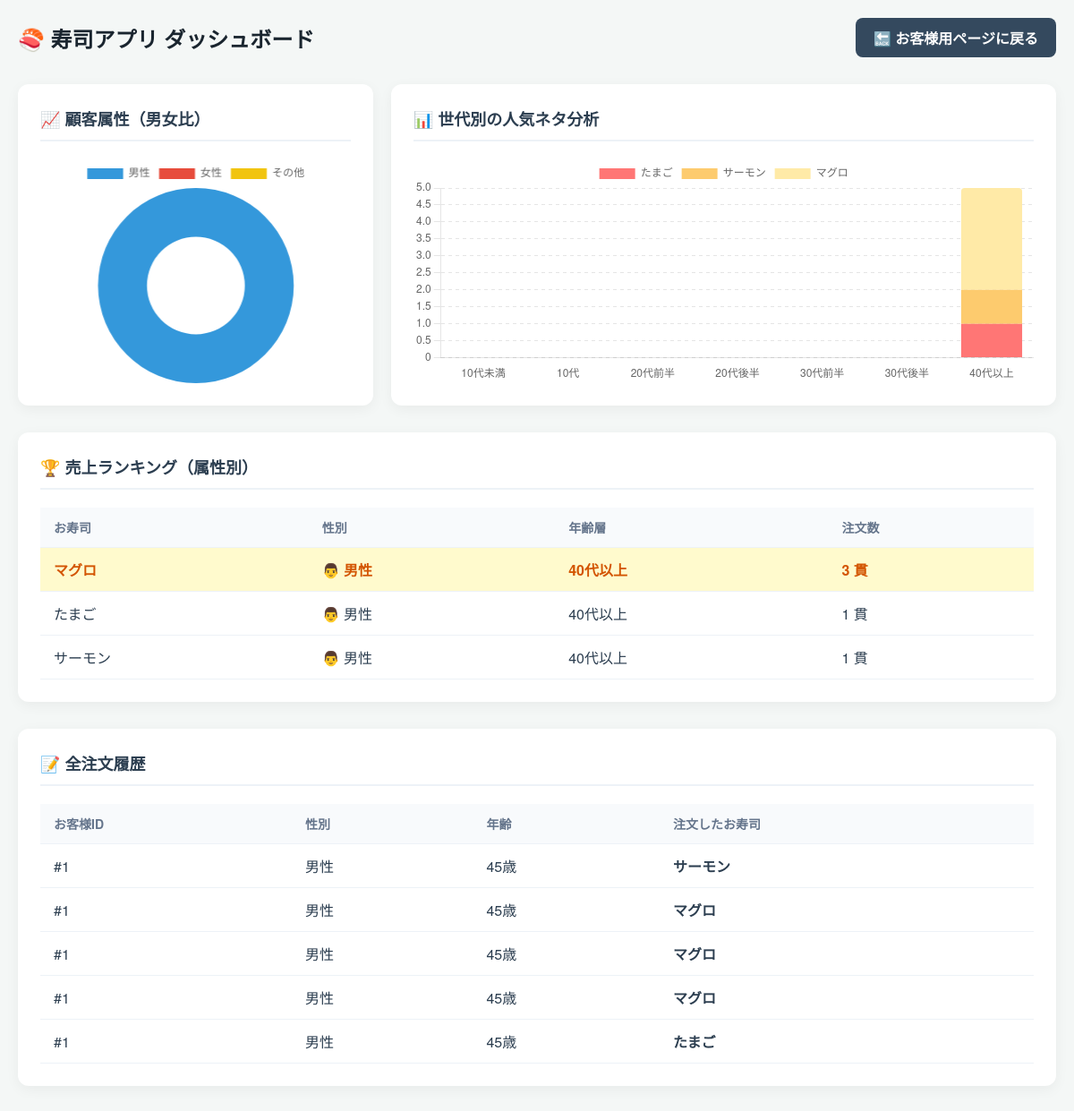
The page /admin on the database its author committed.
### tables this page shows
CREATE TABLE orders (
            id INTEGER PRIMARY KEY AUTOINCREMENT,
            user_id INTEGER,
            sushi_name TEXT,
            price INTEGER
        );

CREATE TABLE users (
            id INTEGER PRIMARY KEY AUTOINCREMENT,
            username TEXT,
            gender TEXT,
            age INTEGER
        );

### app.py (the view)
@app.route('/admin')
def admin():
    conn = sqlite3.connect('sushi_app.db')
    c = conn.cursor()
    c.execute('SELECT users.id, users.gender, users.age, orders.sushi_name FROM users JOIN orders ON users.id = orders.user_id')
    all_data = c.fetchall()
    c.execute('''
        SELECT orders.sushi_name, users.gender,
            CASE
                WHEN users.age < 10 THEN '10代未満'
                WHEN users.age >= 10 AND users.age < 20 THEN '10代'
                WHEN users.age >= 20 AND users.age < 25 THEN '20代前半'
                WHEN users.age >= 25 AND users.age < 30 THEN '20代後半'
                WHEN users.age >= 30 AND users.age < 35 THEN '30代前半'
                WHEN users.age >= 35 AND users.age < 40 THEN '30代後半'
                ELSE '40代以上'
            END AS age_group, COUNT(*) AS count
        FROM users JOIN orders ON users.id = orders.user_id
        GROUP BY orders.sushi_name, users.gender, age_group ORDER BY count DESC
    ''')
    ranking_data = c.fetchall()
    c.execute('''
        SELECT
            CASE
                WHEN users.age < 10 THEN '10代未満'
                WHEN users.age >= 10 AND users.age < 20 THEN '10代'
                WHEN users.age >= 20 AND users.age < 25 THEN '20代前半'
                WHEN users.age >= 25 AND users.age < 30 THEN '20代後半'
                WHEN users.age >= 30 AND users.age < 35 THEN '30代前半'
                WHEN users.age >= 35 AND users.age < 40 THEN '30代後半'
                ELSE '40代以上'
            END AS age_group,
            orders.sushi_name,
            COUNT(*)
        FROM users JOIN orders ON users.id = orders.user_id
        GROUP BY age_group, orders.sushi_name
    ''')
    raw_chart_data = c.fetchall()
    c.execute('''
        SELECT users.gender, COUNT(*)
        FROM users JOIN orders ON users.id = orders.user_id
        GROUP BY users.gender
    ''')
    gender_data = c.fetchall()
    conn.close()
    gender_counts = {'male': 0, 'female': 0, 'other': 0}
    for row in gender_data:
        gender_counts[row[0]] = row[1]
    age_groups_order = ['10代未満', '10代', '20代前半', '20代後半', '30代前半', '30代後半', '40代以上']
    sushi_datasets = {}
    sushi_names = set([row[1] for row in raw_chart_data])
    for name in sushi_names:
        sushi_datasets[name] = [0] * len(age_groups_order)
    for row in raw_chart_data:
        age_group = row[0]
        sushi_name = row[1]
        count = row[2]
        if age_group in age_groups_order:
            idx = age_groups_order.index(age_group)
            sushi_datasets[sushi_name][idx] = count
    return render_template('admin.html',
                           all_data=all_data,
                           ranking_data=ranking_data,
                           age_groups=age_groups_order,
                           sushi_datasets=sushi_datasets,
                           gender_counts=gender_counts)

### templates/admin.html (shortened to what this page needs)
<!DOCTYPE html>
<html lang="ja">
<head>
</head>
<body>
    <div class="header">
        <h1>🍣 寿司アプリ ダッシュボード</h1>
        <a href="/" class="btn-back">🔙 お客様用ページに戻る</a>
    </div>
    <div class="charts-container">
        <div class="card chart-box-small">
            <h2>📈 顧客属性（男女比）</h2>
            <div class="chart-wrapper">
                <canvas id="genderChart"></canvas>
            </div>
        </div>
        <div class="card chart-box-large">
            <h2>📊 世代別の人気ネタ分析</h2>
            <div class="chart-wrapper">
                <canvas id="ageSushiChart"></canvas>
            </div>
        </div>
    </div>
    <div class="card">
        <h2>🏆 売上ランキング（属性別）</h2>
        <table>
            <tr><th>お寿司</th><th>性別</th><th>年齢層</th><th>注文数</th></tr>
            {% for data in ranking_data %}
            <tr class="{% if loop.first %}highlight{% endif %}">
                <td>{{ data[0] }}</td>
                <td>
                    {% if data[1] == 'male' %}👨 男性
                    {% elif data[1] == 'female' %}👩 女性
                    {% else %}👤 その他{% endif %}
                </td>
                <td>{{ data[2] }}</td>
                <td>{{ data[3] }} 貫</td>
            </tr>
            {% else %}
            <tr><td colspan="4" style="text-align: center; color: #a0aec0;">まだ注文データがありません。</td></tr>
            {% endfor %}
        </table>
    </div>
    <div class="card">
        <h2>📝 全注文履歴</h2>
        <table>
            <tr><th>お客様ID</th><th>性別</th><th>年齢</th><th>注文したお寿司</th></tr>
            {% for data in all_data %}
            <tr>
                <td>#{{ data[0] }}</td>
                <td>
                    {% if data[1] == 'male' %}男性
                    {% elif data[1] == 'female' %}女性
                    {% else %}その他{% endif %}
                </td>
                <td>{{ data[2] }}歳</td>
                <td><b>{{ data[3] }}</b></td>
            </tr>
            {% else %}
            <tr><td colspan="4" style="text-align: center; color: #a0aec0;">まだ注文データがありません。</td></tr>
            {% endfor %}
        </table>
    </div>
    <script>
        const ageGroups = {{ age_groups | tojson }};
        const sushiDatasetsRaw = {{ sushi_datasets | tojson }};
        const genderCounts = {{ gender_counts | tojson }};
        // --- 1. 男女比の円グラフ ---
        const ctxGender = document.getElementById('genderChart').getContext('2d');
        new Chart(ctxGender, {
            type: 'doughnut', // pieからdoughnut(ドーナツ型)にすると少しモダンになります
            data: {
                labels: ['男性', '女性', 'その他'],
                datasets: [{
                    data: [genderCounts.male, genderCounts.female, genderCounts.other],
                    backgroundColor: ['#3498db', '#e74c3c', '#f1c40f'],
                    borderWidth: 0
                }]
            },
            options: { responsive: true, maintainAspectRatio: false }
        });
        // --- 2. 世代別・ネタ別の積み上げ棒グラフ ---
        const colors = ['#ff7675', '#fdcb6e', '#ffeaa7', '#55efc4', '#74b9ff', '#a29bfe'];
        const datasets = Object.keys(sushiDatasetsRaw).map((sushiName, index) => {
            return {
                label: sushiName,
                data: sushiDatasetsRaw[sushiName],
                backgroundColor: colors[index % colors.length],
                borderRadius: 4 // 棒グラフの角を少し丸くする
            };
        });
        const ctx = document.getElementById('ageSushiChart').getContext('2d');
        new Chart(ctx, {
            type: 'bar',
            data: { labels: ageGroups, datasets: datasets },
            options: {
                responsive: true,
                maintainAspectRatio: false,
                plugins: { tooltip: { mode: 'index', intersect: false } },
                scales: {
                    x: { stacked: true, grid: { display: false } }, // 縦線を消してスッキリさせる
                    y: { stacked: true, beginAtZero: true, border: { dash: [4, 4] } } // 横線を点線にする
                }
            }
        });
    </script>
</body>
</html>

### templates/admin.html (style rules this page uses)
body { font-family: 'Helvetica Neue', Arial, 'Hiragino Sans', sans-serif; background-color: #f4f7f6; color: #2c3e50; margin: 0; padding: 20px; }
.header { display: flex; justify-content: space-between; align-items: center; margin-bottom: 30px; }
h1 { margin: 0; font-size: 24px; color: #1a252f; }
.btn-back { background-color: #34495e; color: white; text-decoration: none; padding: 10px 20px; border-radius: 8px; font-weight: bold; transition: 0.2s; }
.card { background: #ffffff; border-radius: 12px; padding: 25px; box-shadow: 0 4px 15px rgba(0,0,0,0.05); margin-bottom: 30px; }
.card h2 { margin-top: 0; font-size: 18px; border-bottom: 2px solid #edf2f7; padding-bottom: 10px; margin-bottom: 20px; }
.charts-container { display: flex; gap: 20px; flex-wrap: wrap; }
.chart-box-small { flex: 1; min-width: 300px; max-width: 400px; }
.chart-box-large { flex: 2; min-width: 400px; }
.chart-wrapper { position: relative; height: 250px; width: 100%; }
table { width: 100%; border-collapse: collapse; }
th, td { padding: 12px 15px; text-align: left; border-bottom: 1px solid #edf2f7; }
th { background-color: #f8fafc; color: #64748b; font-weight: 600; font-size: 14px; }
.highlight { background-color: #fffacd !important; font-weight: bold; color: #d35400; }

### rows shown on the page
orders: sushi_name "たまご", data "40代以上", user "1", data "1", age "45"
orders: sushi_name "サーモン", data "40代以上", data "1", age "45"
orders: data "1", age "45", sushi_name "マグロ"
orders: data "1", age "45", sushi_name "マグロ"
orders: data "1", age "45", sushi_name "マグロ"

### other values the page prints
{{ data[0] }} "マグロ"
{{ data[2] }} "40代以上"
{{ data[3] }} "3"
